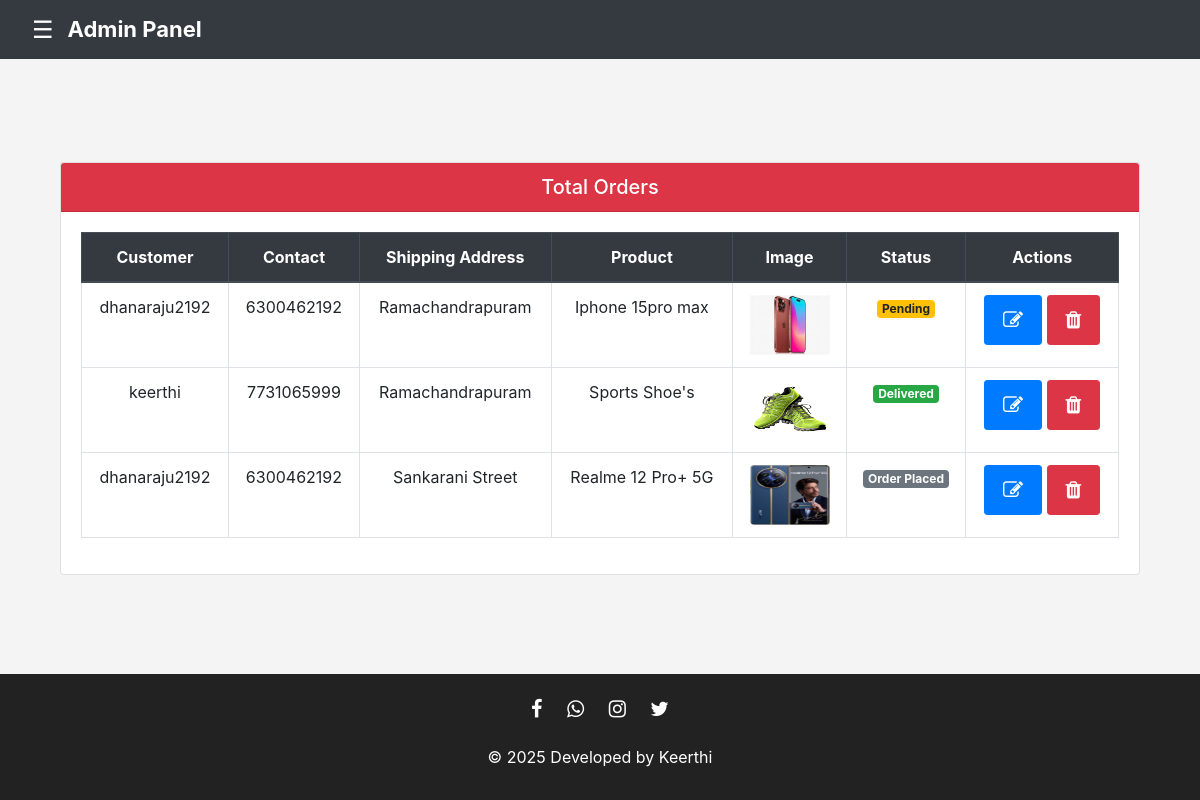
The app's page /admin-view-booking/ (signed in) with its own data.
### ecom/models.py (models this page shows, shortened)
class Orders(models.Model):
    STATUS = (
        ('Pending', 'Pending'),
        ('Order Confirmed', 'Order Confirmed'),
        ('Out for Delivery', 'Out for Delivery'),
        ('Delivered', 'Delivered'),
    )
    customer = models.ForeignKey(Customer, on_delete=models.CASCADE, null=True)
    product = models.ForeignKey(Product, on_delete=models.CASCADE, null=True)
    email = models.CharField(max_length=50, null=True)
    address = models.CharField(max_length=500, null=True)
    mobile = models.CharField(max_length=20, null=True)
    order_date = models.DateTimeField(auto_now_add=True, null=True)
    status = models.CharField(max_length=50, null=True, choices=STATUS)
    total_price = models.DecimalField(max_digits=10, decimal_places=2, null=True)

class Customer(models.Model):
    user = models.OneToOneField(settings.AUTH_USER_MODEL, on_delete=models.CASCADE)
    address = models.TextField()
    mobile = models.CharField(max_length=20)
    profile_pic = models.ImageField(upload_to='customer_profile/', null=True, blank=True)

class AdminUser(AbstractBaseUser, PermissionsMixin):
    username = models.CharField(max_length=150, unique=True)
    email = models.EmailField(unique=True)
    profile_pic = models.ImageField(upload_to='admin_profiles/', null=True, blank=True)
    mobile = models.CharField(max_length=15, null=True, blank=True)
    is_active = models.BooleanField(default=True)
    is_staff = models.BooleanField(default=True)
    objects = AdminUserManager()
    USERNAME_FIELD = 'username'
    REQUIRED_FIELDS = ['email']

class Product(models.Model):
    name = models.CharField(max_length=100)
    description = models.TextField(blank=True, null=True)
    price = models.FloatField(default=0.0)
    stock = models.PositiveIntegerField(default=0)
    category = models.CharField(max_length=100, default='Uncategorized')
    product_image = models.ImageField(upload_to='product_images/', default='product_images/default.png', null=True, blank=True)

### ecom/views.py (the view)
# urls.py: path('admin-view-booking/', views.admin_view_booking_view, name='admin-view-booking'),
@login_required(login_url='adminlogin')
def admin_view_booking_view(request):
    orders = Orders.objects.select_related('customer__user', 'product').all().order_by('-id')
    valid_orders = [order for order in orders if order.customer and order.product and order.id]
    return render(request, 'ecom/admin_view_booking.html', {'data': valid_orders})

### templates/ecom/admin_view_booking.html
{% extends 'ecom/admin_base.html' %}
{% load static %}
{% block content %}
<div class="container mt-5 pt-4">
  <div class="card">
    <div class="card-header bg-danger text-white">
      <h5 class="text-center mb-0">Total Orders</h5>
    </div>
    <div class="card-body table-responsive">
      <table class="table table-hover table-bordered text-center" id="dev-table">
        <thead class="thead-dark">
          <tr>
            <th>Customer</th>
            <th>Contact</th>
            <th>Shipping Address</th>
            <th>Product</th>
            <th>Image</th>
            <th>Status</th>
            <th>Actions</th>
          </tr>
        </thead>
        <tbody>
          {% for order in data %}
            <tr>
              <td>{{ order.customer.user.username }}</td>
              <td>{{ order.customer.mobile }}</td>
              <td>{{ order.address }}</td>
              <td>{{ order.product.name }}</td>
              <td>
                {% if order.product.product_image %}
                  <img src="{{ order.product.product_image.url }}" alt="{{ order.product.name }}" width="80" height="60">
                {% else %}
                  <span class="text-muted">No Image</span>
                {% endif %}
              </td>
              <td>
                {% if order.status == 'Delivered' %}
                  <span class="badge badge-success">{{ order.status }}</span>
                {% elif order.status == 'Pending' %}
                  <span class="badge badge-warning">{{ order.status }}</span>
                {% else %}
                  <span class="badge badge-secondary">{{ order.status }}</span>
                {% endif %}
              </td>
              <td>
                {% if order.id %}
                  <a class="btn btn-sm btn-primary" href="{% url 'update_order' order.id %}">
                    <i class="fa fa-edit"></i>
                  </a>
                  <a class="btn btn-sm btn-danger" href="{% url 'delete-order' order.id %}">
                    <i class="fa fa-trash"></i>
                  </a>
                {% else %}
                  <span class="text-danger">Invalid</span>
                {% endif %}
              </td>
            </tr>
          {% empty %}
            <tr>
              <td colspan="7" class="text-muted">No orders found.</td>
            </tr>
          {% endfor %}
        </tbody>
      </table>
    </div>
  </div>
</div>
{% endblock content %}

### templates/ecom/admin_base.html (shortened to what this page needs)
<!DOCTYPE html>
{% load static %}
<html lang="en">
<head>
  <link rel="stylesheet" href="https://stackpath.bootstrapcdn.com/bootstrap/4.3.1/css/bootstrap.min.css">
  <link rel="stylesheet" href="https://maxcdn.bootstrapcdn.com/font-awesome/4.7.0/css/font-awesome.min.css">
</head>
<body>
  <nav class="navbar navbar-expand-lg navbar-dark fixed-top">
    <button class="openbtn" onclick="openSidebar()">&#9776;</button>
    <a href="#" class="navbar-brand ml-2">Admin Panel</a>
  </nav>
  <div class="container">
    {% block content %}{% endblock %}
  </div>
  <footer>
    <p>
      <a href="#" class="fa fa-facebook"></a>
      <a href="#" class="fa fa-whatsapp"></a>
      <a href="#" class="fa fa-instagram"></a>
      <a href="#" class="fa fa-twitter"></a>
    </p>
    <p>&copy; 2025 Developed by Keerthi</p>
  </footer>
</body>
</html>

### templates/ecom/admin_base.html (style rules this page uses)
body { background-color: #f4f4f4; display: flex; flex-direction: column; min-height: 100vh; overflow-x: hidden; }
.navbar { background-color: #343A40; }
.navbar-brand { font-weight: bold; font-size: 22px; color: white; }
.openbtn { font-size: 24px; cursor: pointer; background: none; border: none; color: white; margin-left: 10px; }
footer { background: #222; color: #fff; text-align: center; padding: 15px 0; margin-top: auto; width: 100%; }
.fa { font-size: 20px; margin: 10px; color: white; transition: 0.3s; }
.container { padding-top: 90px; transition: margin-left 0.5s ease; }

### records on screen
Orders: customer.user.username "dhanaraju2192", customer.mobile "6300462192", address "Ramachandrapuram", product.name "Iphone 15pro max", product.product_image (picture), status "Pending"
Orders: customer.user.username "keerthi", customer.mobile "7731065999", address "Ramachandrapuram", product.name "Sports Shoe's", product.product_image (picture), status "Delivered"
Orders: customer.user.username "dhanaraju2192", customer.mobile "6300462192", address "Sankarani Street", product.name "Realme 12 Pro+ 5G", product.product_image (picture), status "Order Placed"
